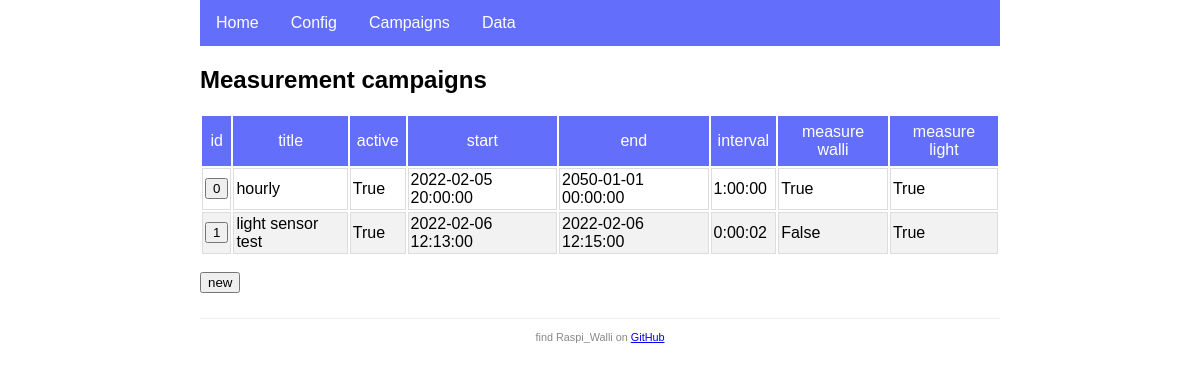
Page /campaigns/ on the committed database.
### app.py (models this page shows, shortened)
class Campaign(db.Model):
    id = db.Column(db.Integer, primary_key=True)
    title = db.Column(db.String(120), nullable=False)
    is_active = db.Column(db.Boolean, default=True)
    start = db.Column(db.DateTime, nullable=False)
    end = db.Column(db.DateTime, nullable=False)
    previous = db.Column(db.DateTime)
    interval = db.Column(db.Interval, nullable=False)
    measure_walli = db.Column(db.Boolean, default=True)
    measure_light = db.Column(db.Boolean, default=True)
    walli_stats = db.relationship('WalliStat', backref='campaign', lazy=True, cascade="all, delete")
    lux_values = db.relationship('LuxValue', backref='campaign', lazy=True, cascade="all, delete")

### app.py (the view)
@app.route('/campaigns/')
def campaigns():
    campaigns = db.session.query(Campaign).all()
    return render_template('campaigns.html', campaigns=campaigns)

### templates/campaigns.html
{% extends 'base.html' %}
{% block content %}
<h2>Measurement campaigns</h2>
<table>
    <thead>
        <tr>
            <th>id</th>
            <th>title</th>
            <th>active</th>
            <th>start</th>
            <th>end</th>
            <th>interval</th>
            <th>measure walli</th>
            <th>measure light</th>
        </tr>
    </thead>
    <tbody>
        {% for cpn in campaigns %}
        <tr>
            <td>
                <a href="edit/{{cpn.id}}/" title="click to edit campaign {{cpn.id}}">
                    <button type="button">{{cpn.id}}</button>
                </a>
            </td>
            <td>{{cpn.title}}</td>
            <td>{{cpn.is_active}}</td>
            <td>{{cpn.start}}</td>
            <td>{{cpn.end}}</td>
            <td>{{cpn.interval}}</td>
            <td>{{cpn.measure_walli}}</td>
            <td>{{cpn.measure_light}}</td>
        </tr>
        {% endfor %}
    </tbody>
</table>
<p>
    <a href="edit">
        <button type="button" title="create a new campaign">new</button>
    </a>
</p>
{% endblock %}

### templates/base.html (shortened to what this page needs)
<!DOCTYPE html>
<html>
<head>
    <link rel="stylesheet" type="text/css" href="{{ url_for('static', filename='style.css' ) }}">
</head>
<body>
<nav>
    <ul>
        <li><a href="{{ url_for('home') }}">Home</a></li>
        <li><a href="{{ url_for('config') }}">Config</a></li>
        <li><a href="{{ url_for('campaigns') }}">Campaigns</a></li>
        <li><a href="{{ url_for('data') }}">Data</a></li>
    </ul>
</nav>
<main>
    {% block content %}{% endblock %}
</main>
<footer>
    <small> find Raspi_Walli on
        <a href="https://github.com/munich-ml/raspi_walli/">GitHub</a>
    </small>
</footer>
</body>
</html>

### static/style.css (style rules this page uses)
* { font-family: Arial, Helvetica, sans-serif; }
body { margin: auto; width: 800px; }
nav ul { list-style-type: none; margin: 0; padding: 0; overflow: hidden; background-color: rgb(99, 110, 250); }
nav li { float: left; }
nav li a { display: block; color: white; text-align: center; padding: 14px 16px; text-decoration: none; }
main { padding: 0; }
footer { font-size: 13px; color: #888; border-top: 1px solid #eee; margin-top: 25px; text-align: center; padding: 10px; }
th { border: 0px; padding: 7px; font-weight: normal; text-align: center; color: white; background-color: rgb(99, 110, 250); }
td { border: 1px solid #ddd; padding: 2px; text-align: left; }
tr:nth-child(even) { background-color: #f2f2f2; }

### rows in the picture
Campaign: id "0", title "hourly", is_active "True", start "2022-02-05 20:00:00", end "2050-01-01 00:00:00", interval "1:00:00", measure_walli "True", measure_light "True"
Campaign: id "1", title "light sensor test", is_active "True", start "2022-02-06 12:13:00", end "2022-02-06 12:15:00", interval "0:00:02", measure_walli "False", measure_light "True"
